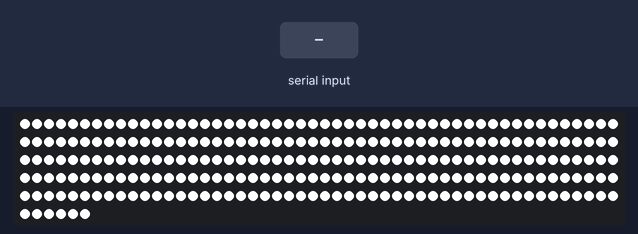
The sketch below on a simulated Arduino Uno, built with avr-gcc and run on an emulated ATmega328P. Parts: 256 RGB LEDs in strip order, left to right, continuing on the next row. Inputs (shaded band) come from the test bench.

Above: at 1.2 s.
1.3 s: "c;" received over Serial
At 1.9 s:
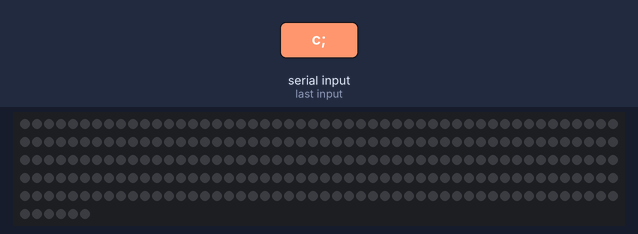
2.8 s: "l;" received over Serial
At 4.4 s:
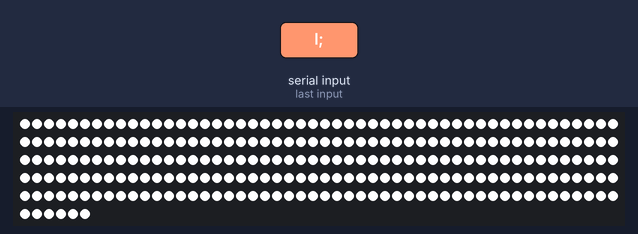
Timing chart, 0 to 5.9 s (numbered marks = the images above; inputs shaded):
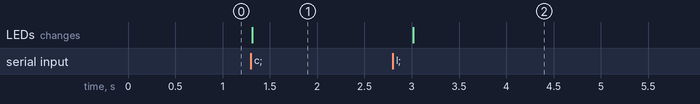

The sketch:

neopixel_serial.ino
```cpp
#include <Adafruit_NeoPixel.h>
#include <EEPROM.h>

#define BAUD_RATE 115200
#define SERIAL_TIMEOUT 1000

#define LED_COUNT 256
#define LED_PIN 5

#define PERIODIC_REFRESH_INTERVAL 1000 //millis

char command[25];
uint32_t elapsed_time = 0,
         last_periodic_refresh = 0;


Adafruit_NeoPixel strip(LED_COUNT, LED_PIN, NEO_GRBW + NEO_KHZ800);

void setup() {
  Serial.begin(BAUD_RATE);
  Serial.setTimeout(SERIAL_TIMEOUT);

  strip.begin();
  strip.show();
  strip.setBrightness(255);
  eeprom_load();
  strip.show();
}


void loop() {
  while (Serial.available() > 0) {
    Serial.readStringUntil(';').toCharArray(command, 25);
    if (command[1] == '\0') {
      switch (command[0]) {
        case 'r': // RENDER
          render();
          break;
        case 'c': // CLEAR
          clear();
          break;
        case 'd': // DUMP
          dump();
          break;
        case 's': // SAVE
          eeprom_save();
          break;
        case 'l': // LOAD
          eeprom_load();
          break;
        case 'f': // FILL
          fill();
          break;
      }
    } else {      // SET LED
      set_led(command);
    }
  }
  // hack
  // if enough time has ellapsed since the last time we did our scheduled refresh,
  // update the time and refresh. The second condition is to deal with the rollover
  // that happens approximately every 50 days, but this is probably a bit silly to
  // worry about.
  elapsed_time = millis();
  if (elapsed_time > last_periodic_refresh + PERIODIC_REFRESH_INTERVAL || elapsed_time < last_periodic_refresh) {
    last_periodic_refresh = elapsed_time;
    render();
  }
}

void render() {
  strip.show();
}

void clear() {
  strip.fill(0);
  strip.show();
}

void fill() {
  strip.fill(strip.getPixelColor(0));
}

void dump() {
  Serial.println("---BEGIN DUMP---");
  for (int i = 0; i < LED_COUNT; i++) {
    Serial.print(i, HEX);Serial.print(":");
    Serial.print(strip.getPixelColor(i), HEX);
    Serial.println(";");
  }
  Serial.println("---END DUMP---");
}


void eeprom_save() {
  for (uint16_t i = 0; i < LED_COUNT; i++) {
    uint32_t led = strip.getPixelColor(i);
    EEPROM.write(4 * i + 0, (led & 0xff000000) >> 24);
    EEPROM.write(4 * i + 1, (led & 0x00ff0000) >> 16);
    EEPROM.write(4 * i + 2, (led & 0x0000ff00) >> 8);
    EEPROM.write(4 * i + 3, (led & 0x000000ff));
  }
}

void eeprom_load() {
  for (uint16_t i = 0; i < LED_COUNT; i++) {
    uint32_t led = 0;
    led |= (uint32_t)EEPROM.read(4 * i) << 24;
    led |= (uint32_t)EEPROM.read(4 * i + 1) << 16;
    led |= (uint32_t)EEPROM.read(4 * i + 2) << 8;
    led |= (uint32_t)EEPROM.read(4 * i + 3);
    strip.setPixelColor(i, led);
  }
}

void set_led(char *command) {
  strip.setPixelColor(
    chars_to_byte(command[0], command[1]), // index
    chars_to_byte(command[2], command[3]), // r
    chars_to_byte(command[4], command[5]), // g
    chars_to_byte(command[6], command[7]), // b
    chars_to_byte(command[8], command[9]) // w
  );
}


// convert a pair of ascii hex charcters to a byte
// chars_to_byte('1', 'f') => 31
byte chars_to_byte(unsigned char upper_nibble, unsigned char lower_nibble) {
  if (upper_nibble > '9') upper_nibble -= 7;
  if (lower_nibble > '9') lower_nibble -= 7;
  return (upper_nibble << 4) | (lower_nibble & 0x0f);
}
```

Measured:
- after the input at 1.3 s, the LEDs: change at once (image 1)
- after the input at 2.8 s, the LEDs: change after 0.22 s (image 2)
